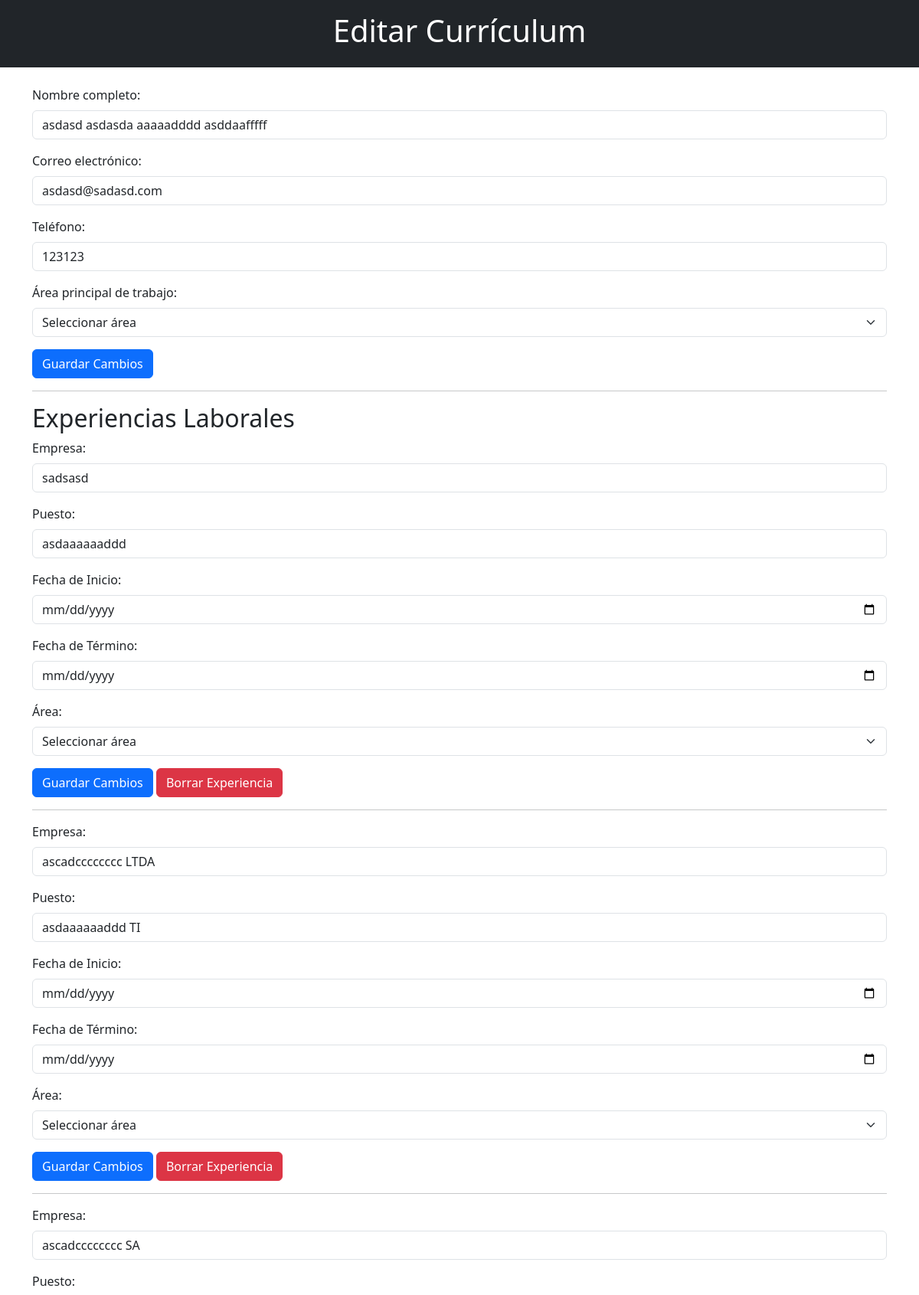
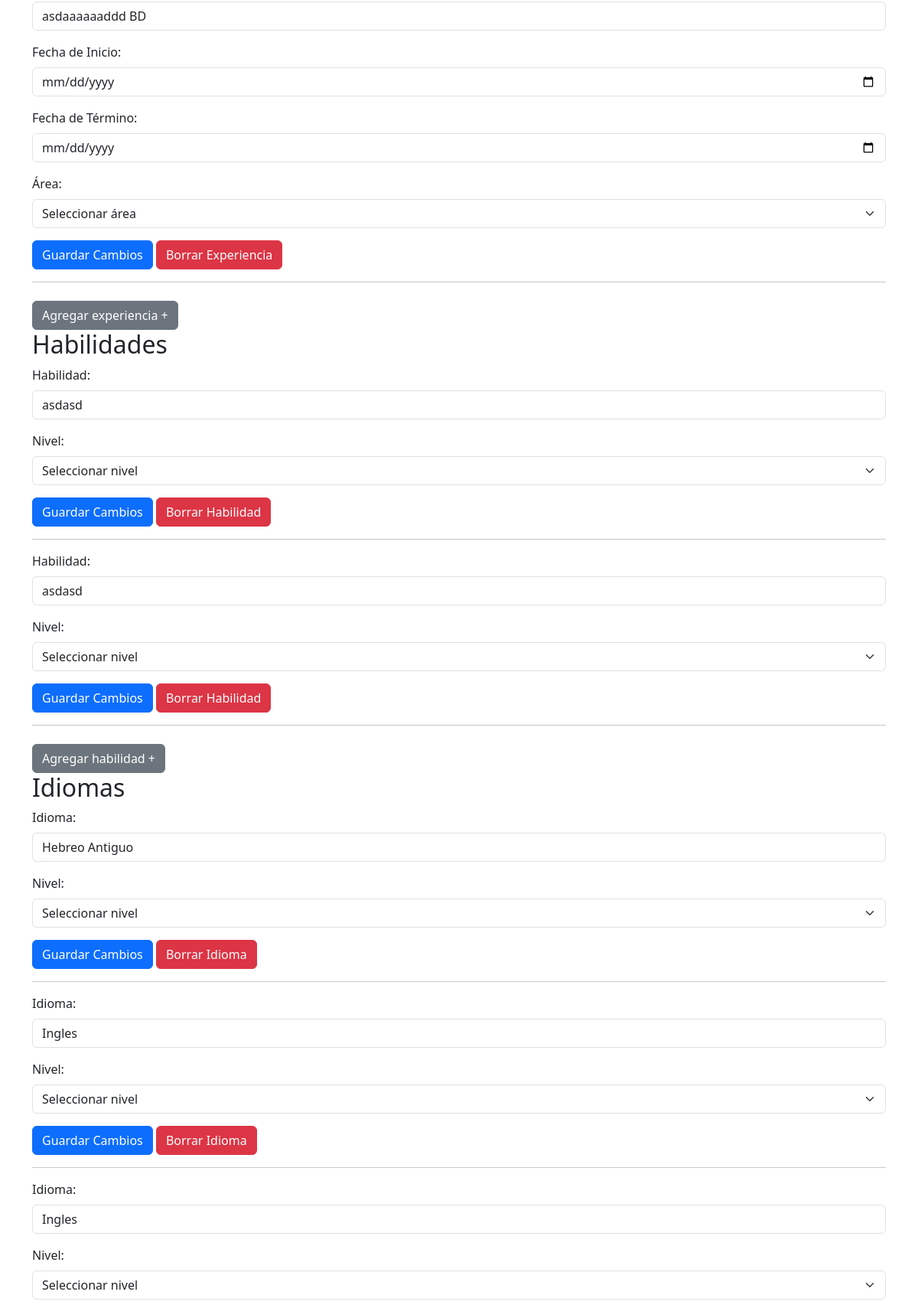
Page /App_curriculums/Home/currch (signed in, upper part) on the committed database (2 pictures, top to bottom).
### App_curriculums/models.py (models this page shows)
class Curriculums(models.Model):
    id = models.AutoField(primary_key=True, null=False,unique=True)
    nombre_completo = models.CharField(max_length=162, null=True, blank= True)
    email = models.EmailField(max_length=254, null=False, blank=False, unique=True)
    nombre_usu = models.ForeignKey(Usuarios, on_delete=models.CASCADE, to_field='nombre_usu')
    telefono = models.IntegerField(null=True,blank=True,unique=True)
    area = models.CharField(max_length=254,blank=True,null=False,default='Area no especificada')
    puntaje = models.IntegerField(null=True, blank=True)

class Experiencias(models.Model):
    id = models.AutoField(primary_key= True, null=False, unique=True)
    nombre_usu = models.ForeignKey(Usuarios, on_delete=models.CASCADE, to_field='nombre_usu')
    empresa = models.CharField(max_length=254,null=False,blank=True)
    puesto = models.CharField(max_length=254,null=False,blank=True)
    desde = models.DateTimeField(null=False,blank=False)
    hasta = models.DateTimeField(null=False,blank=False)
    area = models.CharField(max_length=254,blank=True,null=False,default='Area no especificada')
    archivo_experiencia = models.CharField(max_length=2,null=False,blank=False)
    puntos = models.IntegerField(null=False,blank=False,default=10)

class Habilidades(models.Model):
    id = models.AutoField(primary_key=True, null=False, unique=True)
    nombre_usu = models.ForeignKey(Usuarios, on_delete=models.CASCADE, to_field='nombre_usu')
    habilidad = models.CharField(max_length=254,null=False,blank=True)
    nivel = models.CharField(max_length=14,null=False,blank=False,default='No seleccionado')
    area = models.CharField(max_length=254,blank=True,null=False,default='Area no especificada')
    archivo_habilidad = models.CharField(max_length=2,null=True,blank=True)
    puntos = models.IntegerField(null=False,blank=False,default=10)

class Idiomas(models.Model):
    id = models.AutoField(primary_key=True, null=False, unique=True)
    nombre_usu = models.ForeignKey(Usuarios, on_delete=models.CASCADE, to_field='nombre_usu')
    idioma = models.CharField(max_length=254,blank=True,null=False)
    nivel_idioma = models.CharField(max_length=54,blank=False,null=False,default='No seleccionado')
    area = models.CharField(max_length=254,blank=True,null=False,default='Area no especificada')
    archivo_idioma = models.CharField(max_length=2,null=True,blank=True)
    puntos = models.IntegerField(null=False,blank=False,default=10)

### App_curriculums/views.py (the view)
# urls.py: path('/Home/currch',views.Editar_curriculum,name='Editar_curriculum'),
def Editar_curriculum(request):
    nombre_usuario = request.session.get('nombre_usu')
    usuario=Usuarios.objects.get(nombre_usu=nombre_usuario)
    curriculum = Curriculums.objects.get(nombre_usu=usuario)
    experiencias_laborales = Experiencias.objects.filter(nombre_usu=usuario)
    habilidades = Habilidades.objects.filter(nombre_usu=usuario)
    idiomas=Idiomas.objects.filter(nombre_usu=usuario)
    educacion=Educaciones.objects.filter(nombre_usu=usuario)
    context = {'curriculum':curriculum, 'experiencias_laborales':experiencias_laborales,'habilidades':habilidades,'idiomas':idiomas,'educacion':educacion}
    return render(request, 'html/editar_curriculum.html',context)

### App_curriculums/templates/html/editar_curriculum.html (shortened to what this page needs)
{% load static %}
<!DOCTYPE html>
<html lang="es">
<head>
    <link rel="stylesheet" type="text/css" href="{% static 'App_curriculums/css/info_cvp.css' %}">
    <link rel="stylesheet" href="https://cdn.jsdelivr.net/npm/bootstrap@5.3.0/dist/css/bootstrap.min.css">
</head>
<body>
    <header class="bg-dark text-white text-center py-3">
        <h1>Editar Currículum</h1>
    </header>
    {% if curriculum %}
    <section id="edit-resume" class="container my-4">
        <form method="post" action="#" enctype="multipart/form-data">
            <div class="mb-3">
                <label for="nombre" class="form-label">Nombre completo:</label>
                <input type="text" class="form-control" id="nombre" name="nombre" value="{{ curriculum.nombre_completo }}" required>
            </div>
            <div class="mb-3">
                <label for="correo" class="form-label">Correo electrónico:</label>
                <input type="email" class="form-control" id="correo" name="correo" value="{{ curriculum.email }}" required>
            </div>
            <div class="mb-3">
                <label for="telefono" class="form-label">Teléfono:</label>
                <input type="tel" class="form-control" id="telefono" name="telefono" value="{{ curriculum.telefono }}">
            </div>
            <div class="mb-3">
                <label for="area" class="form-label">Área principal de trabajo:</label>
                <select class="form-select" id="area" name="area" required>
                    <option value="" disabled selected>Seleccionar área</option>
                </select>
            </div>
            <button type="submit" class="btn btn-primary">Guardar Cambios</button>
        </form>
        <hr>
        <h2>Experiencias Laborales</h2>
        {% for experiencia in experiencias_laborales %}
            <form method="post" action="#">
                <div class="mb-3">
                    <label for="empresa" class="form-label">Empresa:</label>
                    <input type="text" class="form-control" id="empresa" name="empresa" value="{{ experiencia.empresa }}" required>
                </div>
                <div class="mb-3">
                    <label for="puesto" class="form-label">Puesto:</label>
                    <input type="text" class="form-control" id="puesto" name="puesto" value="{{ experiencia.puesto }}" required>
                </div>
                <div class="mb-3">
                    <label for="fechaInicio" class="form-label">Fecha de Inicio:</label>
                    <input type="date" class="form-control" id="fechaInicio" name="fechaInicio" value="{{ experiencia.fecha_inicio }}" required>
                </div>
                <div class="mb-3">
                    <label for="fechaTermino" class="form-label">Fecha de Término:</label>
                    <input type="date" class="form-control" id="fechaTermino" name="fechaTermino" value="{{ experiencia.fecha_termino }}">
                </div>
                <div class="mb-3">
                    <label for="area" class="form-label">Área:</label>
                    <select class="form-select" id="area" name="area" required>
                        <option value="" disabled selected>Seleccionar área</option>
                    </select>
                </div>
                <button type="submit" class="btn btn-primary">Guardar Cambios</button>
                <a href="#" class="btn btn-danger">Borrar Experiencia</a>
            </form>
            <hr>
        {% endfor %}
        <button type="button" class="btn btn-secondary mt-2" data-bs-toggle="modal" data-bs-target="#experienciaModal">Agregar experiencia +</button>
        <h2>Habilidades</h2>
        {% for habilidad in habilidades %}
            <form method="post" action="#">
                <div class="mb-3">
                    <label for="habilidad" class="form-label">Habilidad:</label>
                    <input type="text" class="form-control" id="habilidad" name="habilidad" value="{{ habilidad.habilidad }}" required>
                </div>
                <div class="mb-3">
                    <label for="nivel" class="form-label">Nivel:</label>
                    <select class="form-select" id="nivel" name="nivel" required>
                        <option value="" disabled selected>Seleccionar nivel</option>
                    </select>
                </div>
                <button type="submit" class="btn btn-primary">Guardar Cambios</button>
                <a href="#" class="btn btn-danger">Borrar Habilidad</a>
            </form>
            <hr>
        {% endfor %}
        <button type="button" class="btn btn-secondary mt-2" data-bs-toggle="modal" data-bs-target="#habilidadModal">Agregar habilidad +</button>
        <h2>Idiomas</h2>
        {% for idioma in idiomas %}
            <form method="post" action="#">
                <div class="mb-3">
                    <label for="idioma" class="form-label">Idioma:</label>
                    <input type="text" class="form-control" id="idioma" name="idioma" value="{{ idioma.idioma }}" required>
                </div>
                <div class="mb-3">
                    <label for="nivel_idioma" class="form-label">Nivel:</label>
                    <select class="form-select" id="nivel_idioma" name="nivel_idioma" required>
                        <option value="" disabled selected>Seleccionar nivel</option>
                    </select>
                </div>
                <button type="submit" class="btn btn-primary">Guardar Cambios</button>
                <a href="#" class="btn btn-danger">Borrar Idioma</a>
            </form>
            <hr>
        {% endfor %}
    </section>
    {% endif %}
</body>
</html>

### static/App_curriculums/css/info_cvp.css (style rules this page uses)
body { font-family: Arial, sans-serif; margin: 20px; }
header { background-color: #333; color: white; text-align: center; padding: 10px; }
h2 { color: #333; }
button { background-color: #4CAF50; color: white; padding: 10px 20px; text-align: center; text-decoration: none; display: inline-block; font-size: 16px; cursor: pointer; }

### rows in the picture
Curriculums: nombre "asdasd asdasda aaaaadddd asddaafffff", correo "asdasd@sadasd.com", telefono "123123"
Experiencias: empresa "sadsasd", puesto "asdaaaaaaddd"
Experiencias: empresa "ascadcccccccc LTDA", puesto "asdaaaaaaddd TI"
Experiencias: empresa "ascadcccccccc SA", puesto "asdaaaaaaddd BD"
Habilidades: habilidad "asdasd"
Habilidades: habilidad "asdasd"
Idiomas: idioma "Hebreo Antiguo"
Idiomas: idioma "Ingles"
Idiomas: idioma "Ingles"
